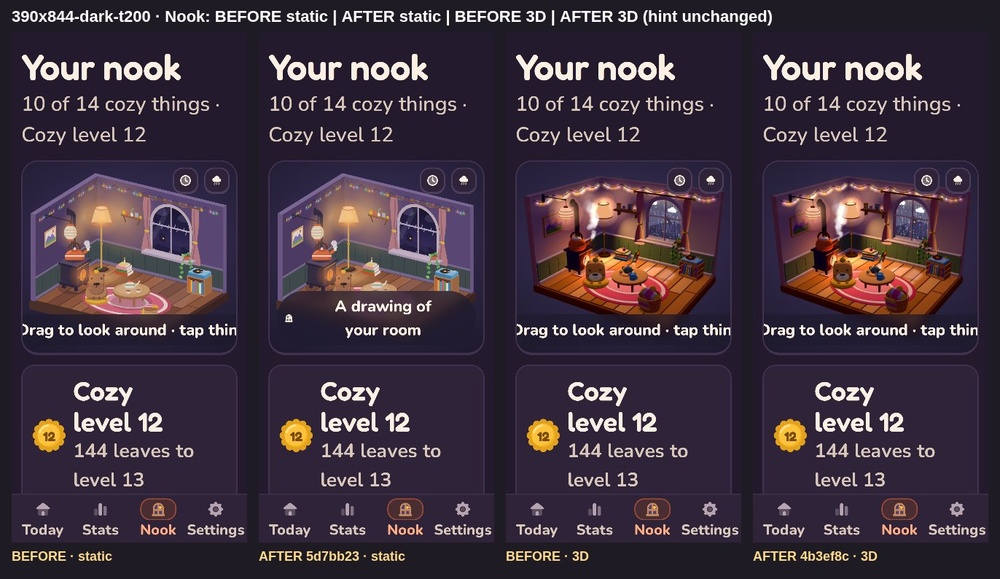
#> input picture kettle/review/product-excellence/contracts/W2/N/sheets/390x844-dark-t200-nook.jpg, 1000 x 579 px, shrunk from 1372 x 794 before the run
$ python BD-pd.py ../../../../W2/N/sheets/390x844-dark-t200-nook.jpg ../../../../W2/N/sheets/390x844-light-t100-focus-backdrop.jpg out.png
#> lines starting #> are read from the running program, lines starting #| are printed output that depends on the picture; after the words box and inside, x2 and y2 are one past the last pixel; in counts of white or black regions, pixels touching at a corner belong together
#!/usr/bin/env python3
# BD-pd.py <a.png> <b.png> [diff-out.png]: strict / tol(>16) percent of differing pixels, plus bbox (as pdiff.py of Lane R)
import sys
sys.path.insert(0, '/tmp/claude-0/lr-pylib')
import numpy as np
from PIL import Image
a, b = sys.argv[1:3]
A = np.asarray(Image.open(a).convert('RGB')).astype(np.int16)
B = np.asarray(Image.open(b).convert('RGB')).astype(np.int16)
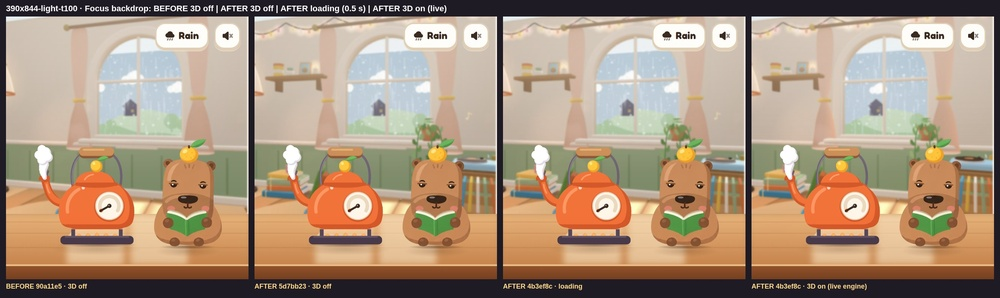
#> input picture kettle/review/product-excellence/contracts/W2/N/sheets/390x844-light-t100-focus-backdrop.jpg, 1000 x 298 px, shrunk from 2668 x 794 before the run
h = min(A.shape[0], B.shape[0]); w = min(A.shape[1], B.shape[1])
#> after `h = min(A.shape[0], B.shape[0])`: h = 298
#> after `w = min(A.shape[1], B.shape[1])`: w = 1000
d = np.abs(A[:h, :w] - B[:h, :w]).max(axis=2)
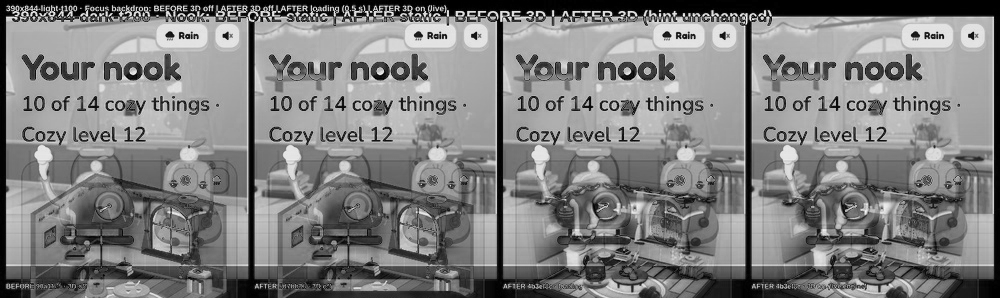
#> d: shape (298, 1000) int16; min 0, max 249, mean 127
tot = max(A.shape[0]*A.shape[1], B.shape[0]*B.shape[1]); extra = tot - h*w
#> after `tot = max(A.shape[0] * A.shape[1], B.shape[0] * B.shape[1])`: tot = 579000
#> after `extra = tot - h * w`: extra = 281000
strict = (int((d > 0).sum()) + extra) / tot * 100
#> strict = 99
tol = (int((d > 16).sum()) + extra) / tot * 100
#> tol = 96.52
mean = float(np.abs(A[:h,:w]-B[:h,:w]).mean())
#> mean = 102.6
# mean colour of the wall patch (left of the window) and of the window, for a level read
def patch(X, x0, y0, x1, y1): return [round(float(v), 1) for v in X[y0:y1, x0:x1].reshape(-1, 3).mean(axis=0)]
print(f"{a.split('/')[-2]} vs {b.split('/')[-2]}: strict {strict:.3f} / tol {tol:.3f} size {A.shape[1]}x{A.shape[0]} / {B.shape[1]}x{B.shape[0]} meanabs {mean:.2f}")
#| sheets vs sheets: strict 99.001 / tol 96.518 size 1000x579 / 1000x298 meanabs 102.63
if len(sys.argv) > 3:
    m = d > 16
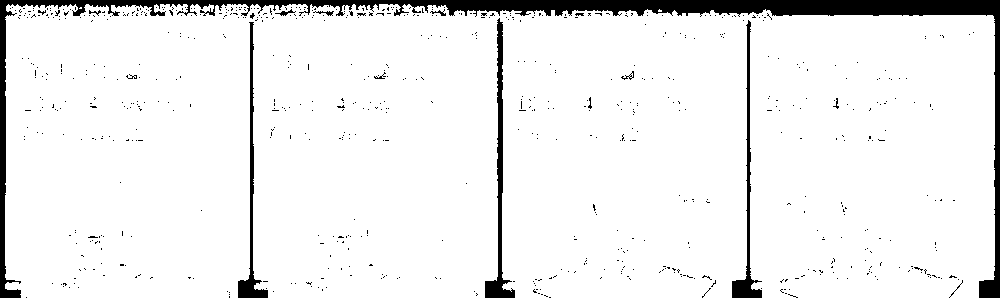
#> m: shape (298, 1000) bool; 93.2% white; 710 black regions (695 under 20 px), largest, box (x1, y1, x2, y2) and area: (0, 0, 1000, 298) 14069, (485, 18, 515, 298) 1706, (732, 20, 762, 298) 1286
    base = (A[:h, :w]*0.35 + 255*0.65).astype(np.uint8); base[m] = [255, 0, 0]
#> after `base = (A[:h, :w] * 0.35 + 255 * 0.65).astype(np.uint8)`:
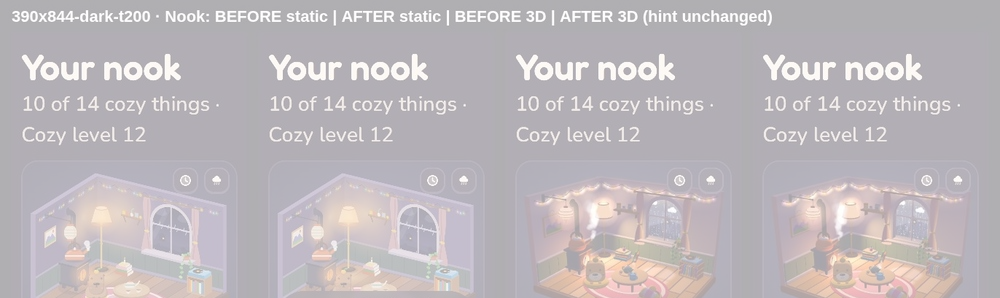
#> base: shape (298, 1000, 3); mean R, G, B 189.7, 184, 188.4
#> after `base[m] = [255, 0, 0]`:
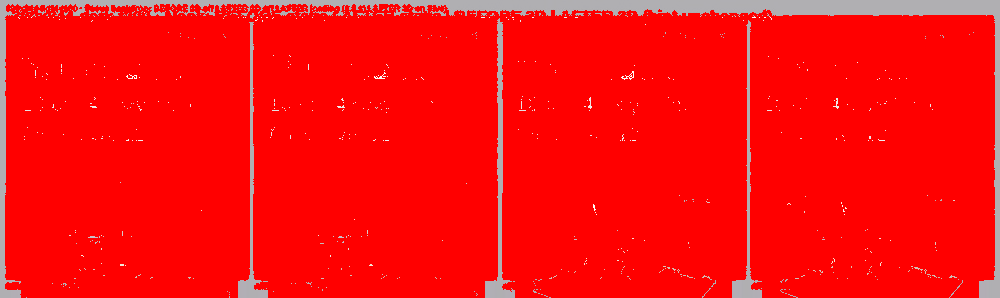
#> base: shape (298, 1000, 3); mean R, G, B 249.8, 12, 12.2
    Image.fromarray(base).save(sys.argv[3])
